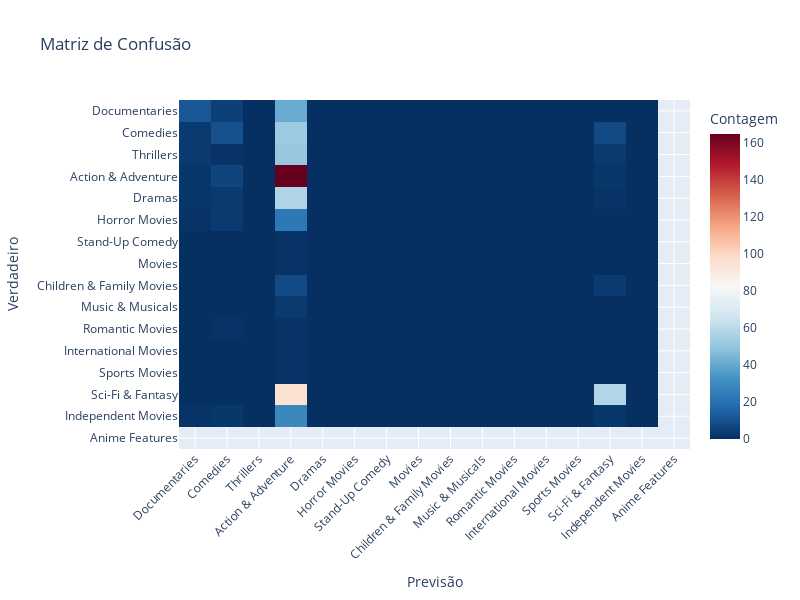

The notebook cell this image was saved under:
### Code cell
import pandas as pd
import plotly.graph_objs as go
from sklearn.model_selection import train_test_split
from sklearn.feature_extraction.text import TfidfVectorizer
from sklearn.preprocessing import OneHotEncoder
from sklearn.compose import ColumnTransformer
from sklearn.svm import SVC
from sklearn.metrics import confusion_matrix, accuracy_score
from scipy.sparse import hstack

# Carregar os dados dos filmes
df = pd.read_csv("dados.csv")  # Certifique-se de ter um arquivo CSV com os dados dos filmes

# Filtrar filmes com gênero único
df = df[df['Genero'].apply(lambda x: len(x.split(',')) == 1)]

# Definir X e Y
X_text = df['Titulo'] + " " + df['Sinopse']  # Dados de texto: título + sinopse
X_categorical = df[['Pais']]  # Dados categóricos: país
Y = df['Genero']

# Dividir os dados em conjunto de treinamento e conjunto de teste
X_text_train, X_text_test, X_categorical_train, X_categorical_test, Y_train, Y_test = train_test_split(X_text, X_categorical, Y, test_size=0.5, random_state=32)

# Vetorização dos dados de texto
vectorizer = TfidfVectorizer(stop_words='english')
X_text_train_vectorized = vectorizer.fit_transform(X_text_train)
X_text_test_vectorized = vectorizer.transform(X_text_test)

# Codificar características categóricas (One-Hot Encoding)
column_transformer = ColumnTransformer(
    [('encoder', OneHotEncoder(handle_unknown='ignore'), ['Pais'])], 
    remainder='passthrough'
)
X_categorical_train_encoded = column_transformer.fit_transform(X_categorical_train)
X_categorical_test_encoded = column_transformer.transform(X_categorical_test)

# Concatenar dados de texto vetorizados com dados categóricos codificados
X_train = hstack((X_text_train_vectorized, X_categorical_train_encoded))
X_test = hstack((X_text_test_vectorized, X_categorical_test_encoded))

# Treinar o modelo SVM
model = SVC(kernel='rbf', C=100, gamma=0.001)  # Usando um kernel radial, uma penalidade C maior e um gamma menor
model.fit(X_train, Y_train)

# Fazer previsões no conjunto de teste
predictions = model.predict(X_test)

# Calcular a matriz de confusão
conf_matrix = confusion_matrix(Y_test, predictions)

# Calculando verdadeiro positivo, falso positivo, verdadeiro negativo e falso negativo
VP = conf_matrix[1][1]  # Verdadeiro Positivo
FP = conf_matrix[0][1]  # Falso Positivo
VN = conf_matrix[0][0]  # Verdadeiro Negativo
FN = conf_matrix[1][0]  # Falso Negativo

print("Verdadeiro Positivo:", VP)
print("Falso Positivo:", FP)
print("Verdadeiro Negativo:", VN)
print("Falso Negativo:", FN)

# Calculando as métricas de acurácia
accuracy = accuracy_score(Y_test, predictions)
print("Acurácia:", accuracy)

# Plotar a matriz de confusão com Plotly
labels = df['Genero'].unique()
trace = go.Heatmap(z=conf_matrix,
                   x=labels,
                   y=labels,
                   colorscale='RdBu',
                   reversescale=True,
                   zmin=0,
                   zmax=conf_matrix.max(),
                   colorbar=dict(title='Contagem'))
layout = go.Layout(title='Matriz de Confusão',
                   xaxis=dict(title='Previsão', tickangle=-45),
                   yaxis=dict(title='Verdadeiro', autorange='reversed'))
fig = go.Figure(data=[trace], layout=layout)
fig.update_layout(width=800, height=600, font=dict(size=12))
fig.show()

### Figure 1 — Plotly figure (JSON) as saved in the notebook; plotly's stock layout.template omitted (floating-point values rounded to 4 significant figures; data arrays with more than 128 entries replaced by an {"elided": "..."} marker saying what was removed)
{"data": [{"colorbar": {"title": {"text": "Contagem"}}, "colorscale": [[0, "rgb(103,0,31)"], [0.1, "rgb(178,24,43)"], [0.2, "rgb(214,96,77)"], [0.3, "rgb(244,165,130)"], [0.4, "rgb(253,219,199)"], [0.5, "rgb(247,247,247)"], [0.6, "rgb(209,229,240)"], [0.7, "rgb(146,197,222)"], [0.8, "rgb(67,147,195)"], [0.9, "rgb(33,102,172)"], [1, "rgb(5,48,97)"]], "reversescale": true, "type": "heatmap", "x": ["Documentaries", "Comedies", "Thrillers", "Action & Adventure", "Dramas", "Horror Movies", "Stand-Up Comedy", "Movies", "Children & Family Movies", "Music & Musicals", "Romantic Movies", "International Movies", "Sports Movies", "Sci-Fi & Fantasy", "Independent Movies", "Anime Features"], "y": ["Documentaries", "Comedies", "Thrillers", "Action & Adventure", "Dramas", "Horror Movies", "Stand-Up Comedy", "Movies", "Children & Family Movies", "Music & Musicals", "Romantic Movies", "International Movies", "Sports Movies", "Sci-Fi & Fantasy", "Independent Movies", "Anime Features"], "z": {"elided": "15x15 int values"}, "zmax": 165, "zmin": 0}], "layout": {"font": {"size": 12}, "height": 600, "title": {"text": "Matriz de Confusão"}, "width": 800, "xaxis": {"autorange": true, "range": [-0.5, 15.5], "tickangle": -45, "title": {"text": "Previsão"}, "type": "category"}, "yaxis": {"autorange": true, "range": [15.5, -0.5], "title": {"text": "Verdadeiro"}, "type": "category"}}}
